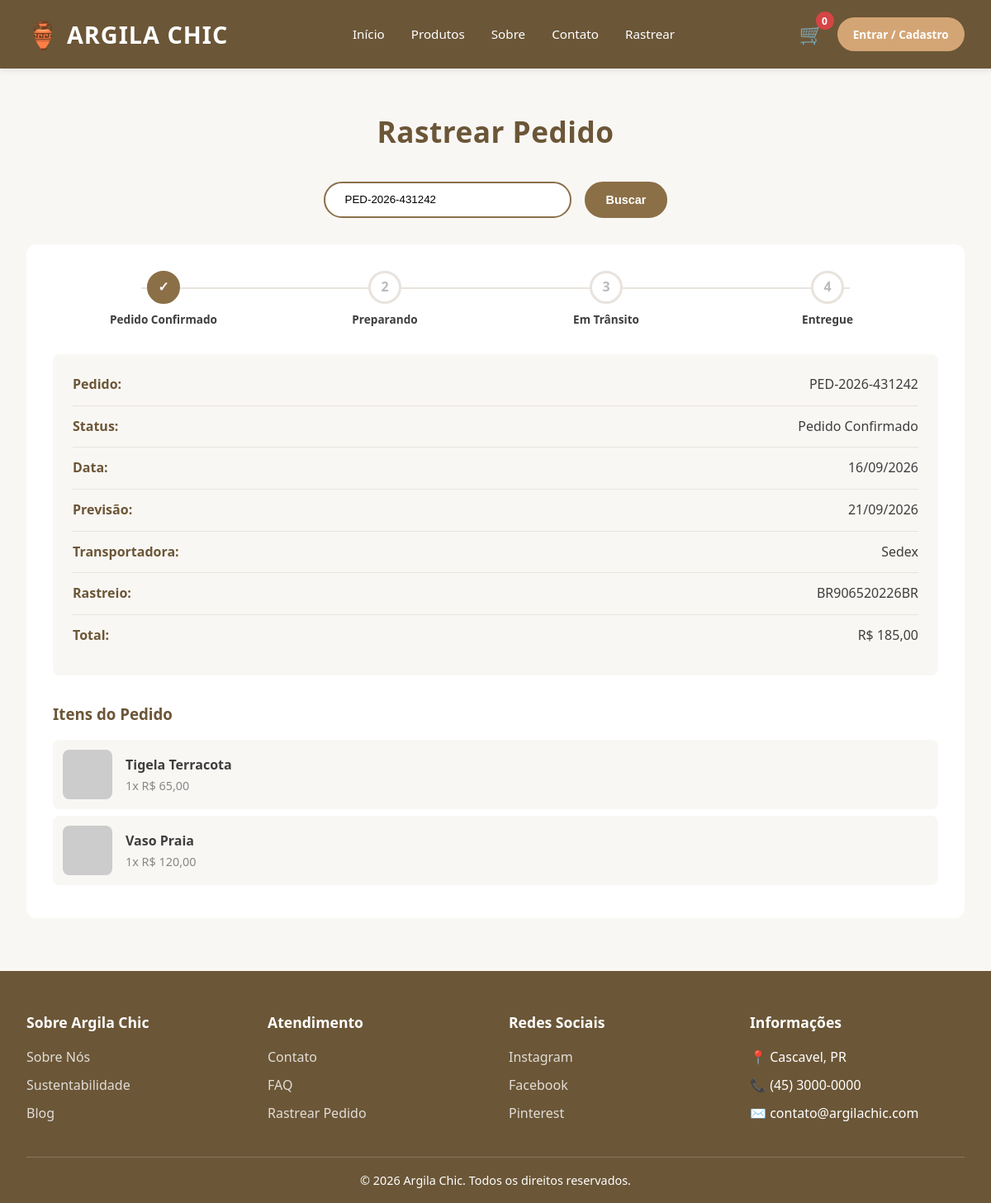
The app's page /rastreamento.php?pedido=PED-2026-431242 with its own data.
### tables this page shows
CREATE TABLE `pedidos` (
  `id` int(11) NOT NULL,
  `usuario_id` int(11) NOT NULL,
  `numero_pedido` varchar(50) NOT NULL,
  `subtotal` decimal(10,2) NOT NULL,
  `frete` decimal(10,2) NOT NULL,
  `total` decimal(10,2) NOT NULL,
  `status` enum('confirmado','preparando','transito','entregue','cancelado') DEFAULT 'confirmado',
  `transportadora` varchar(100) DEFAULT 'Sedex',
  `codigo_rastreio` varchar(50) DEFAULT NULL,
  `previsao_entrega` date DEFAULT NULL,
  `criado_em` timestamp NOT NULL DEFAULT current_timestamp()
);

CREATE TABLE `itens_pedido` (
  `id` int(11) NOT NULL,
  `pedido_id` int(11) NOT NULL,
  `produto_id` int(11) NOT NULL,
  `quantidade` int(11) NOT NULL,
  `preco_unitario` decimal(10,2) NOT NULL
);

CREATE TABLE `produtos` (
  `id` int(11) NOT NULL,
  `nome` varchar(150) NOT NULL,
  `descricao` text DEFAULT NULL,
  `descricao_longa` text DEFAULT NULL,
  `categoria_id` int(11) NOT NULL,
  `preco` decimal(10,2) NOT NULL,
  `preco_promocional` decimal(10,2) DEFAULT NULL,
  `estoque` int(11) DEFAULT 0,
  `imagem` varchar(255) NOT NULL,
  `galeria` text DEFAULT NULL,
  `destaque` tinyint(1) DEFAULT 0,
  `ativo` tinyint(1) DEFAULT 1,
  `criado_em` timestamp NOT NULL DEFAULT current_timestamp(),
  `atualizado_em` timestamp NOT NULL DEFAULT current_timestamp() ON UPDATE current_timestamp()
);

### config/database.php (called while the page is built, shortened)
<?php
function getConnection() {
    static $pdo = null;
    if ($pdo === null) {
        $dsn = "mysql:host=" . DB_HOST . ";dbname=" . DB_NAME . ";charset=" . DB_CHARSET;
        $pdo = new PDO($dsn, DB_USER, DB_PASS, [
            PDO::ATTR_ERRMODE => PDO::ERRMODE_EXCEPTION,
            PDO::ATTR_DEFAULT_FETCH_MODE => PDO::FETCH_ASSOC,
            PDO::ATTR_EMULATE_PREPARES => false,
        ]);
    }
    return $pdo;
}

### includes/functions.php (called while the page is built, shortened)
<?php
function imagemUrl($arquivo) {
    return UPLOAD_URL . htmlspecialchars($arquivo);
}
function buscarPedidoPorNumero($numero) {
    $stmt = getConnection()->prepare("SELECT * FROM pedidos WHERE numero_pedido = ?");
    $stmt->execute([$numero]);
    return $stmt->fetch();
}
function itensDoPedido($pedidoId) {
    $stmt = getConnection()->prepare("
        SELECT ip.*, p.nome, p.imagem
        FROM itens_pedido ip JOIN produtos p ON p.id = ip.produto_id
        WHERE ip.pedido_id = ?
    ");
    $stmt->execute([$pedidoId]);
    return $stmt->fetchAll();
}

### rastreamento.php (the view, shortened to what this page needs)
<?php
require_once 'includes/functions.php';
$numero = $_GET['pedido'] ?? '';
$pedido = null;
if ($numero) {
    $pedido = buscarPedidoPorNumero($numero);
    if ($pedido) $itens = itensDoPedido($pedido['id']);
    else $erro = 'Pedido não encontrado.';
}
include 'includes/header.php';
$statusMap = ['confirmado'=>1,'preparando'=>2,'transito'=>3,'entregue'=>4];
$labels = [1=>'Pedido Confirmado',2=>'Preparando',3=>'Em Trânsito',4=>'Entregue'];
?>
<div class="container-principal">
    <h2 class="secao-titulo">Rastrear Pedido</h2>
    <form method="GET" style="display:flex; gap:1rem; justify-content:center; margin-bottom:2rem; flex-wrap:wrap;">
        <input type="text" name="pedido" placeholder="Ex: PED-2026-001234"
               value="<?= htmlspecialchars($numero) ?>" required
               style="padding:.75rem 1.5rem;border:2px solid var(--cor-primaria);border-radius:25px;min-width:300px;">
        <button class="filtro-btn ativo">Buscar</button>
    </form>
    <?php if ($pedido):
        $s = $statusMap[$pedido['status']] ?? 1;
    ?>
        <div style="background:#fff;padding:2rem;border-radius:12px;">
            <div class="rastreamento-status">
                <?php foreach ($labels as $num => $label): ?>
                    <div class="status-item">
                        <div class="status-circulo <?= $num <= $s ? 'ativo' : '' ?>">
                            <?= $num <= $s ? '✓' : $num ?>
                        </div>
                        <div class="status-label"><?= $label ?></div>
                    </div>
                <?php endforeach; ?>
            </div>
            <div class="rastreamento-detalhes">
                <div class="detalhe-linha"><span class="detalhe-label">Pedido:</span><span><?= htmlspecialchars($pedido['numero_pedido']) ?></span></div>
                <div class="detalhe-linha"><span class="detalhe-label">Status:</span><span><?= $labels[$s] ?></span></div>
                <div class="detalhe-linha"><span class="detalhe-label">Data:</span><span><?= date('d/m/Y', strtotime($pedido['criado_em'])) ?></span></div>
                <div class="detalhe-linha"><span class="detalhe-label">Previsão:</span><span><?= date('d/m/Y', strtotime($pedido['previsao_entrega'])) ?></span></div>
                <div class="detalhe-linha"><span class="detalhe-label">Transportadora:</span><span><?= htmlspecialchars($pedido['transportadora']) ?></span></div>
                <div class="detalhe-linha"><span class="detalhe-label">Rastreio:</span><span><?= htmlspecialchars($pedido['codigo_rastreio']) ?></span></div>
                <div class="detalhe-linha"><span class="detalhe-label">Total:</span><span>R$ <?= number_format($pedido['total'], 2, ',', '.') ?></span></div>
            </div>
            <?php if ($itens): ?>
                <h3 style="margin-top:2rem; color:var(--cor-header);">Itens do Pedido</h3>
                <div style="margin-top:1rem;">
                    <?php foreach ($itens as $it): ?>
                        <div style="display:flex;align-items:center;gap:1rem;padding:.75rem;background:var(--cor-fundo);border-radius:8px;margin-bottom:.5rem;">
                            <img src="<?= imagemUrl($it['imagem']) ?>" style="width:60px;height:60px;object-fit:cover;border-radius:8px;"
                                 onerror="this.src='https://via.placeholder.com/60/E8D4C4/8B6F47?text=🏺'">
                            <div style="flex:1;">
                                <div style="font-weight:600;"><?= htmlspecialchars($it['nome']) ?></div>
                                <div style="color:#888;font-size:.9rem;">
                                    <?= $it['quantidade'] ?>x R$ <?= number_format($it['preco_unitario'], 2, ',', '.') ?>
                                </div>
                            </div>
                        </div>
                    <?php endforeach; ?>
                </div>
            <?php endif; ?>
        </div>
    <?php endif; ?>
</div>
<?php include 'includes/footer.php'; ?>

### assets/css/style.css (style rules this page uses)
* { margin: 0; padding: 0; box-sizing: border-box; }
:root { --cor-primaria: #8B6F47; --cor-secundaria: #6B5637; --cor-fundo: #F9F7F4; --cor-texto: #3E3E3E; --cor-branco: #FFFFFF; --cor-destaque: #A0826D; --cor-erro: #D64545; --cor-sucesso: #5FA86D; --cor-header: #6B5637; }
body { font-family: 'Segoe UI', Tahoma, Geneva, Verdana, sans-serif; background-color: var(--cor-fundo); color: var(--cor-texto); line-height: 1.6; }
.container-principal { max-width: 1200px; margin: 3rem auto; padding: 0 2rem; }
.secao-titulo { font-size: 2.2rem; color: var(--cor-header); margin-bottom: 2rem; text-align: center; font-weight: 700; letter-spacing: 0.5px; }
.filtro-btn { background-color: var(--cor-branco); border: 2px solid var(--cor-primaria); color: var(--cor-primaria); padding: 0.75rem 1.5rem; border-radius: 25px; cursor: pointer; font-weight: 600; transition: all 0.3s ease; font-size: 0.9rem; display: inline-block; text-decoration: none; }
.filtro-btn:hover, .filtro-btn.ativo { background-color: var(--cor-primaria); color: var(--cor-branco); text-decoration: none; }
.rastreamento-status { display: flex; justify-content: space-between; margin-bottom: 2rem; position: relative; }
.rastreamento-status::before { content: ''; position: absolute; top: 20px; left: 10%; right: 10%; height: 2px; background-color: #E8E3DD; z-index: 0; }
.status-item { text-align: center; z-index: 1; flex: 1; }
.status-circulo { width: 40px; height: 40px; border-radius: 50%; background-color: var(--cor-branco); border: 3px solid #E8E3DD; margin: 0 auto 0.5rem; display: flex; align-items: center; justify-content: center; font-weight: bold; color: #bbb; }
.status-circulo.ativo { background-color: var(--cor-primaria); border-color: var(--cor-primaria); color: var(--cor-branco); }
.status-label { font-size: 0.85rem; font-weight: 600; color: var(--cor-texto); }
.rastreamento-detalhes { background-color: var(--cor-fundo); padding: 1.5rem; border-radius: 8px; margin-top: 2rem; }
.detalhe-linha { display: flex; justify-content: space-between; margin-bottom: 0.75rem; padding-bottom: 0.75rem; border-bottom: 1px solid #E8E3DD; gap: 1rem; flex-wrap: wrap; }
.detalhe-linha:last-child { border-bottom: none; margin-bottom: 0; }
.detalhe-label { font-weight: 600; color: var(--cor-header); }

### records on screen
pedidos: numero_pedido "PED-2026-431242", status "Pedido Confirmado", criado_em "16/09/2026", previsao_entrega "21/09/2026", transportadora "Sedex", codigo_rastreio "BR906520226BR", total "185,00"
itens_pedido: produto.nome "Tigela Terracota", quantidade "1", preco_unitario "65,00"
itens_pedido: produto.nome "Vaso Praia", quantidade "1", preco_unitario "120,00"

### other values on screen
$totalCarrinho "0"
$label "Pedido Confirmado"
$num "2"
$label "Preparando"
$num "3"
$label "Em Trânsito"
$num "4"
$label "Entregue"
